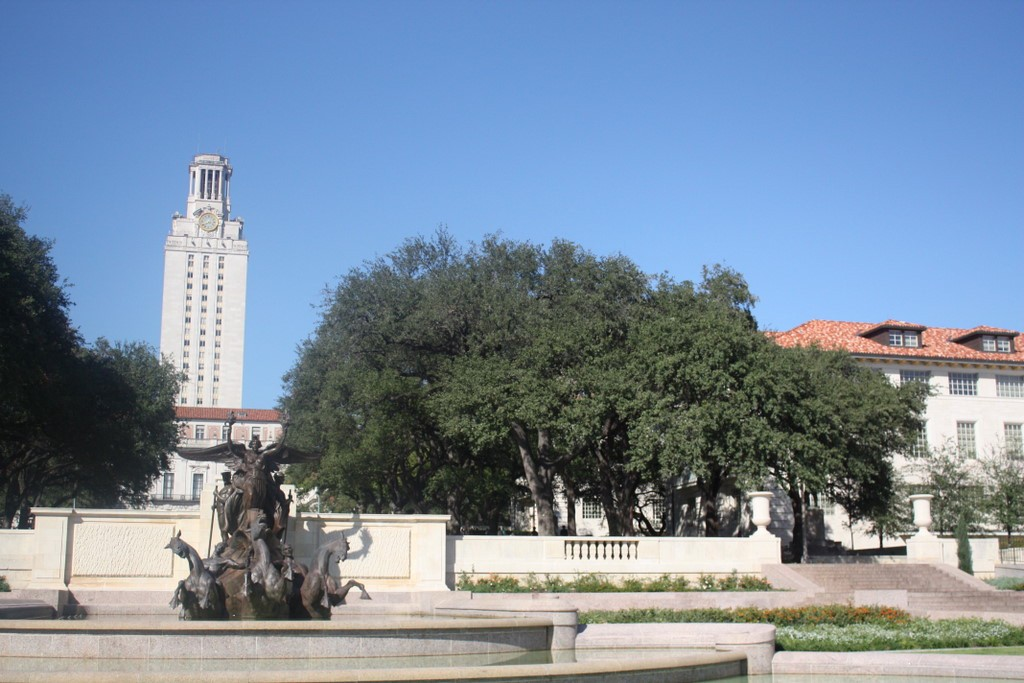
#> input picture Chapitre 6/images/left.jpg, 1024 x 683 px
$ jupyter execute 'RANSAC .ipynb'
#> lines starting #> are read from the running program, lines starting #| are printed output that depends on the picture; long printed decimals are rounded
# RANSAC

Lors de la mise en correspondance d'entités, il existe généralement des valeurs aberrantes, c'est-à-dire des correspondances de points qui ne correspondent pas correctement. De telles valeurs aberrantes sont causées par des changements de points de vue et les changements sont dus à l'éclairage. Le bruit de l'image, les occlisions ou le flou peuvent également provoquer des valeurs aberrantes.

*Figure 1: Matching Example. [source](http://rpg.ifi.uzh.ch/docs/teaching/2019/08_multiple_view_geometry_2.pdf)*

### Échantillon aléatoire de consensus (RANSAC)

Une solution pour avoir de nombreuses valeurs aberrantes est la méthode RANSAC qui est la méthode standard d'ajustement des modèles en présence de valeurs aberrantes. Puisque nous avons un problème d’ajustement normal, cette solution peut être appliquée chaque fois que l’objectif est d’estimer les paramètres d’un modèle. Par conséquent, cela n'est pas exclusif à l'estimation de mouvement et peut également être appliqué par exemple à SFM, Calibration ou PnP et plus encore.

Le concept de base de RANSAC est qu'il échantillonne des points de manière aléatoire et tente d'ajuster un modèle qui décrit ces points. Ensuite, pour tous les points restants, l'erreur est calculée et le nombre de points à l'intérieur de la région actuelle autour de notre modèle/ligne est compté. Ensuite, le processus est répété. En fin de compte, nous sélectionnons comme modèle le modèle avec le plus de points à l'intérieur d'une certaine région.

Voici donc un exemple plus détaillé. Parcourez les images de gauche à droite. Étant donné un ensemble de points, nous sélectionnons deux points au hasard. Ensuite, nous ajustons un modèle à travers ces points. Dans cet exemple, nous traçons simplement une ligne. Ensuite, nous calculons l'erreur de tous les autres points par rapport à ce modèle. Dans notre cas, il s'agit simplement de la distance la plus courte entre notre modèle/ligne et le point. Ensuite, nous sélectionnons toutes les données qui soutiennent l'hypothèse de notre modèle actuel. Cela signifie que nous sélectionnons les points qui se situent à l'intérieur d'un certain seuil autour du modèle.

*Figure 3: Sampling and Fitting. [source](http://rpg.ifi.uzh.ch/docs/teaching/2019/08_multiple_view_geometry_2.pdf)*

Ce processus est ensuite répété pour de nombreux échantillons aléatoires différents.

*Figure 4: Repeating. [source](http://rpg.ifi.uzh.ch/docs/teaching/2019/08_multiple_view_geometry_2.pdf)*

Après k itérations, nous sélectionnons le modèle qui a le plus de points de données dans sa région de support.

[cell 1]
import cv2
import os
import numpy as np
import matplotlib.pyplot as plt
from tqdm import tqdm
from stitch import *

[cell 2]
rgb_l = cv2.cvtColor(cv2.imread("images/left.jpg"), cv2.COLOR_BGR2RGB)
gray_l = cv2.cvtColor(rgb_l, cv2.COLOR_RGB2GRAY)
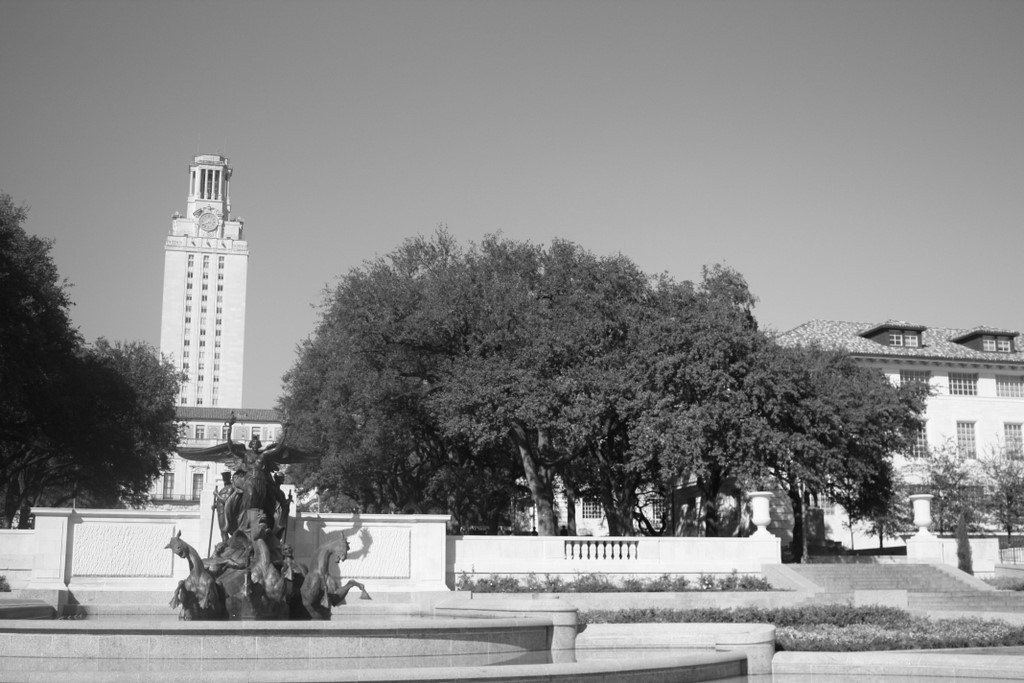
#> gray_l: shape (683, 1024); min 3, max 255, mean 136.7
rgb_r = cv2.cvtColor(cv2.imread("images/right.jpg"), cv2.COLOR_BGR2RGB)
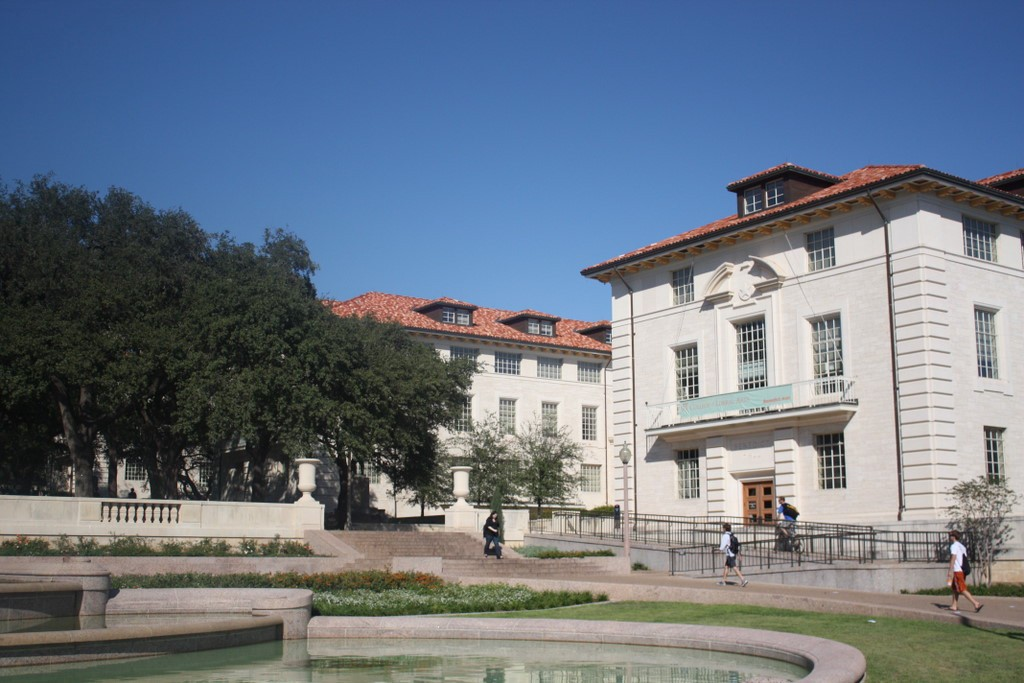
#> input picture Chapitre 6/images/right.jpg, 1024 x 683 px
gray_r = cv2.cvtColor(rgb_r, cv2.COLOR_RGB2GRAY)
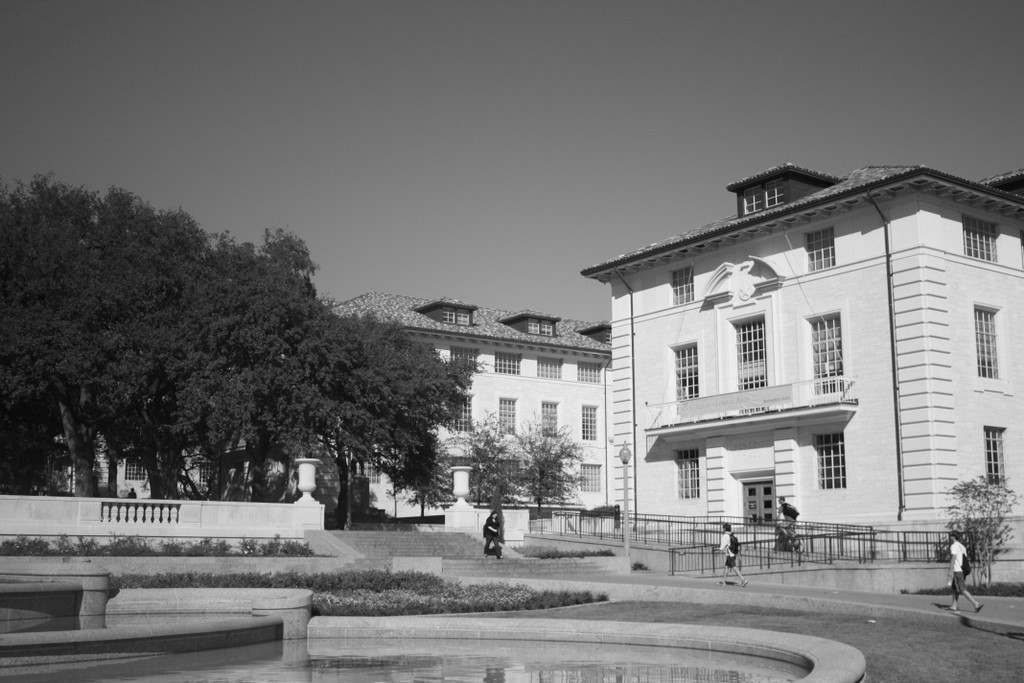
#> gray_r: shape (683, 1024); min 3, max 253, mean 117

[cell 3]
md = cv2.SIFT_create()
# Trouvez des points d'intérêt et des fonctionnalités informatiques.
k0,des1 = md.detectAndCompute(gray_l, None)
#> k0 = 5346 keypoints; strongest (x, y, size): (620, 556, 2.4), (612, 556, 2.2), (698, 499, 3.5), (772, 470, 2.8)
k1,des2 = md.detectAndCompute(gray_r, None)
#> k1 = 4239 keypoints; strongest (x, y, size): (958, 550, 9.6), (490, 528, 2), (440, 520, 6.8), (376, 451, 1.8)

[cell 4]
img0_kp= cv2.drawKeypoints(rgb_l.copy(), k0, rgb_l.copy(), flags=cv2.DRAW_MATCHES_FLAGS_DRAW_RICH_KEYPOINTS)
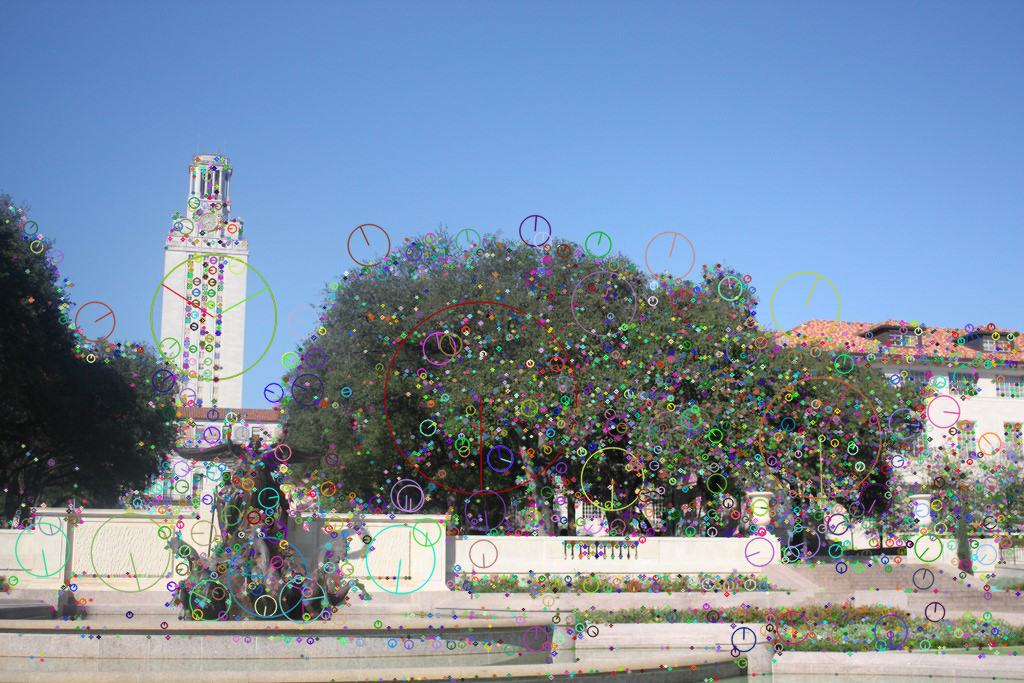
#> img0_kp: shape (683, 1024, 3); mean R, G, B 123.1, 140.7, 160.6
img1_kp=cv2.drawKeypoints(rgb_r.copy(), k1, rgb_r.copy(), flags=cv2.DRAW_MATCHES_FLAGS_DRAW_RICH_KEYPOINTS)
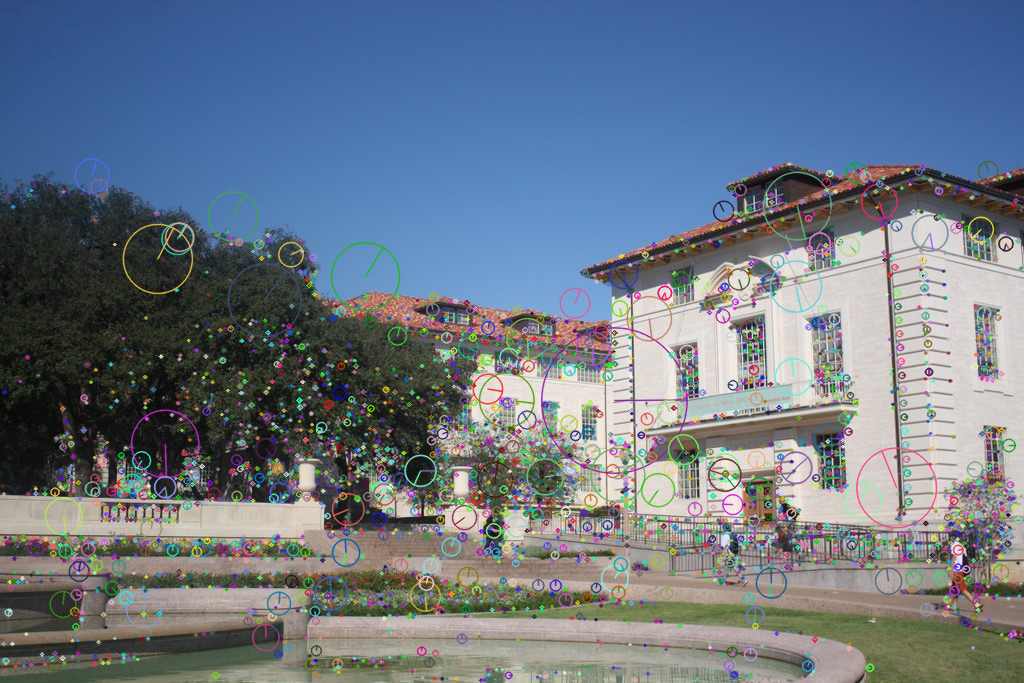
#> img1_kp: shape (683, 1024, 3); mean R, G, B 107.9, 119.4, 133.4

plt_img = np.concatenate((img0_kp, img1_kp), axis=1)
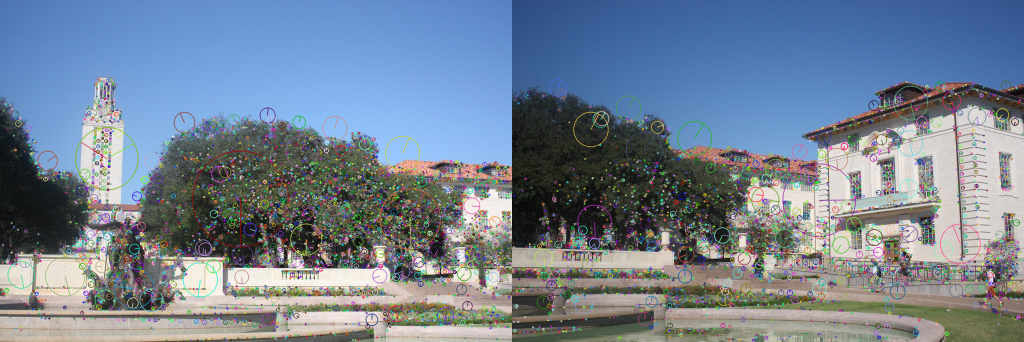
#> plt_img: shape (683, 2048, 3) (shown at 1/2 size); mean R, G, B 115.5, 130, 147
plt.figure(figsize=(15,15))
plt.imshow(plt_img)

[cell 5]
# Paramètres FLANN
FLANN_INDEX_KDTREE = 1
index_params = dict(algorithm = FLANN_INDEX_KDTREE, trees = 5)
search_params = dict(checks=50) # or pass empty dictionary
flann = cv2.FlannBasedMatcher(index_params,search_params)
matches = flann.knnMatch(des1,des2,k=2)
#> matches = 5346 matches
matchesMask = [[0,0] for i in range(len(matches))]
#> matchesMask = 5346 pairs, first value 0 to 0, second value 0 to 0
good = []
for i,(m,n) in enumerate(matches):
 if m.distance < 0.8*n.distance:
    good.append(m)
    matchesMask[i]=[1,0]
#> after the loop, good = 1208 matches; matchesMask = 5346 pairs, first value 0 to 1, second value 0 to 0

[cell 6]
draw_params = dict(matchColor = (0,255,0),
 singlePointColor = (255,0,0),
 matchesMask = matchesMask,
 flags = cv2.DrawMatchesFlags_DEFAULT)
#> draw_params = 4 items
img = cv2.drawMatchesKnn(rgb_l.copy(),k0,rgb_r.copy(),k1,matches,None,**draw_params)
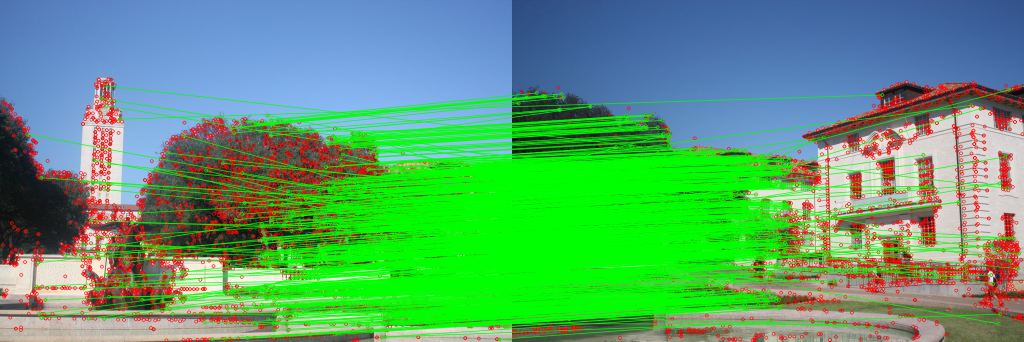
#> img: shape (683, 2048, 3) (shown at 1/2 size); mean R, G, B 92.4, 159.6, 110.8
plt.figure(figsize=(15,15))
plt.imshow(img)

[cell 7]
src_points = np.float32([k0[m.queryIdx].pt for m in good]).reshape(-1, 1, 2)
#> src_points = 1208 rows, first 8: [54.04, 268.1], [72.61, 572.9], [75.44, 525], [77.34, 627.5], [82.47, 355], [82.48, 635.5], [90.47, 599.7], [129.9, 510.8]
dst_points = np.float32([k1[m.trainIdx].pt for m in good]).reshape(-1, 1, 2)
#> dst_points = 1208 rows, first 8: [292.3, 502], [622.1, 491.4], [575.9, 365.9], [826.2, 401.5], [257.4, 437.8], [892.6, 403.8], [89.34, 561], [9.89, 538.2]

[cell 8]
def geometricDistance(correspondence, h):

    p1 = np.transpose(np.matrix([correspondence[0].item(0), correspondence[0].item(1), 1]))
    estimatep2 = np.dot(h, p1)
    estimatep2 = (1/estimatep2.item(2))*estimatep2

    p2 = np.transpose(np.matrix([correspondence[0].item(2), correspondence[0].item(3), 1]))
    error = p2 - estimatep2
    return np.linalg.norm(error)

[cell 9]
iterations=2000
best_num_inliers=0

thershold=5
for it in tqdm(range(iterations)):
    sample_idxs=np.random.choice(range(len(src_points)), size=8, replace=False, p=None)

    pts1=src_points[sample_idxs]
    pts2=dst_points[sample_idxs]

    H, mask = cv2.findHomography(pts1,pts2,0)

    pts1_ = cv2.perspectiveTransform(src_points, H)
    rmse=np.linalg.norm(pts1_.reshape(-1,2)-dst_points.reshape(-1,2), axis=1)
    num_inliers=np.sum(rmse<=thershold)
    if num_inliers > best_num_inliers:
        best_num_inlier=num_inliers
        best_H=H
#> this loop made 2000 passes
#> (sample_idxs, mask, num_inliers, best_num_inlier) on passes 1 to 8: ([592, 5, 141, 453, 52, 489, 328, 913], [0, 1, 0, 0, 0, 0, 0, 0], 8, 8), ([1064, 619, 148, 409, 625, 735, 922, 391], [1, 1, 1, 1, 1, 1, 1, 1], 1072, 1072), ([185, 691, 1108, 598, 638, 325, 1046, 582], [1, 1, 1, 1, 1, 1, 1, 1], 947, 947), ([238, 262, 1198, 181, 975, 666, 577, 753], [1, 1, 1, 1, 1, 1, 1, 1], 1072, 1072), ([246, 1117, 482, 963, 178, 406, 181, 1041], [1, 1, 1, 1, 1, 1, 1, 1], 1072, 1072), ([908, 733, 452, 677, 905, 135, 1025, 489], [1, 1, 1, 1, 1, 1, 1, 1], 1053, 1053), ([1148, 842, 900, 1169, 1037, 850, 9, 880], [0, 0, 0, 0, 0, 0, 0, 0], 94, 94), ([961, 826, 832, 461, 1193, 14, 302, 655], [0, 0, 0, 0, 0, 0, 0, 0], 11, 11)
#> (num_inliers, best_num_inlier) on passes 61, 62, 63, 64, 65, 67: (3, 3), (1, 1), (1, 1), (1061, 1061), (1062, 1062), (36, 36)

[cell 10]
num_inliers/len(pts1_)
#> Out = 0.00414

[cell 11]
print(best_H)
#| [[ 0.901 -0.7678 -0.7097]
#|  [ 0.7514 -0.595  0.6198 ]
#|  [ 0.001403 -0.002768  1.        ]]

[cell 12]
H2, mask=cv2.findHomography(src_points,dst_points,cv2.RANSAC,5)
#> H2 = [[1.3, -0.0743, -573.6], [0.169, 1.22, -168.1], [0.00028, 2.07e-05, 1]]; mask = 1208 values, max 1 at index 56, min 0 at index 0, mean 0.887
np.mean(mask)
#> Out = 0.887

[cell 13]
print(H2)
#| [[ 1.29808343e+00 -7.43339008e-02 -5.73620831e+02]
#|  [ 1.69499454e-01  1.21983855e+00 -1.68119405e+02]
#|  [ 2.79573145e-04  2.06988554e-05  1.00000000e+00]]

[cell 14]
filtred_pts1=src_points[rmse<=5]
#> filtred_pts1 = [[887.1, 410.7], [887.1, 410.7], [889.7, 413.2], [889.7, 413.2], [890.3, 410]]
filtred_pts2=dst_points[rmse<=5]
#> filtred_pts2 = [[434.5, 384.4], [434.5, 384.4], [437.1, 387.1], [437.1, 387.1], [438, 384.1]]
